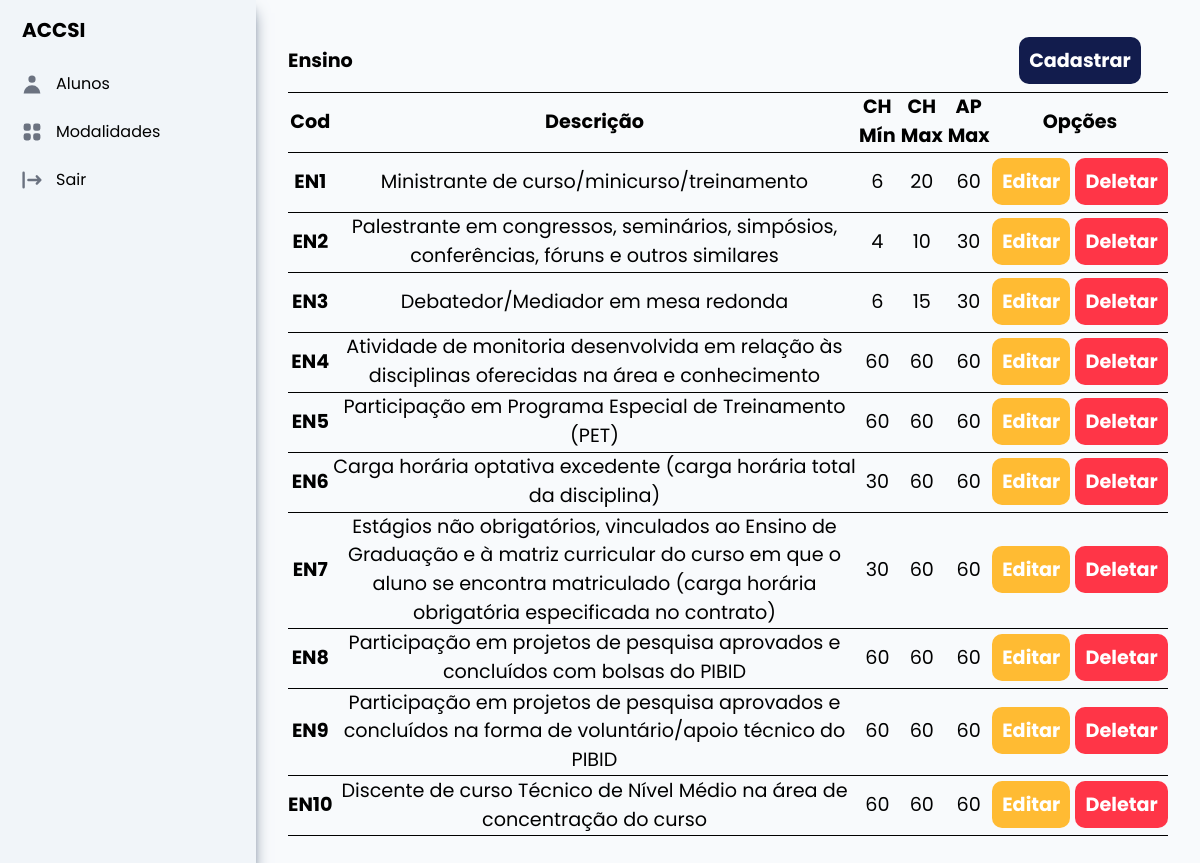
Page /atividade/ensino (signed in) on the earlier database version.
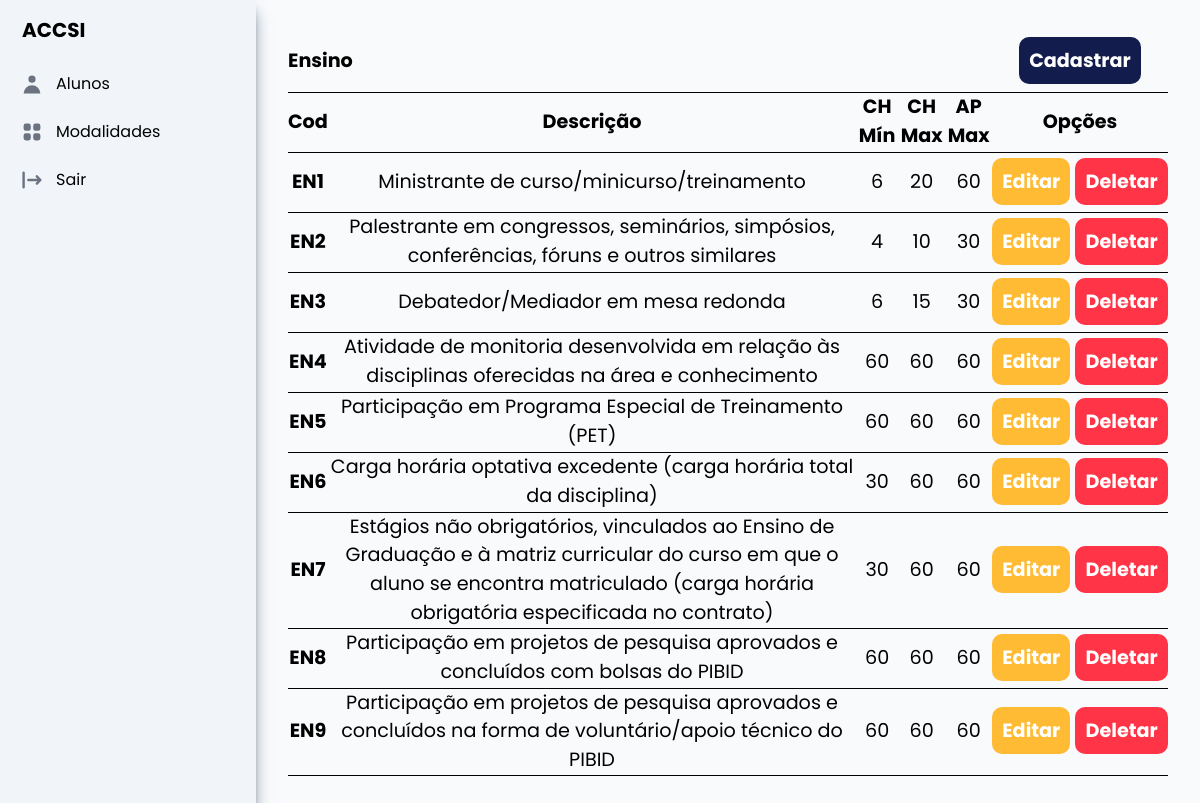
Same page on the later database version.
### atividade/models.py (models this page shows, shortened)
class Atividade(models.Model):
    id_atividade = models.AutoField(primary_key=True)
    codigo = models.CharField(unique=True, max_length=5)
    modalidade = models.ForeignKey(Modalidade, on_delete=models.CASCADE)
    descricao = models.CharField(max_length=250)
    ch_min = models.IntegerField()
    ch_max = models.IntegerField()
    ap_max = models.IntegerField()

### atividade/views.py (the view)
# urls.py: path('ensino', views.ListarEnsino.as_view(), name="listar_atividade_ensino"),
@method_decorator(login_required, name='dispatch')
class ListarEnsino(ListView):
    template_name = 'ensino/listar_ensino.html'
    model = Atividade
    context_object_name = 'atividades'
    def get_queryset(self):
        queryset = super().get_queryset()
        queryset = queryset.filter(modalidade=Modalidade.objects.get(id_modalidade=1))
        return queryset

### atividade/templates/ensino/listar_ensino.html
{% extends 'base.html' %}
{% load static %}
{% block style %}
    <link rel="stylesheet" href="{% static 'css/tabelas.css' %}" />
{% endblock %}
{% block conteudo %}
    <div>
        <table>
            <thead>
                <tr>
                    <th colspan="5" style="text-align: start">Ensino</th>
                    <th colspan="1" style="justify-content: end">
                        <a class="cad" href="{% url 'cadastrar_atividade_ensino' %}">Cadastrar</a>
                    </th>
                </tr>
                <tr>
                    <th scope="col">Cod</th>
                    <th scope="col">Descrição</th>
                    <th scope="col">CH Mín</th>
                    <th scope="col">CH Max</th>
                    <th scope="col">AP Max</th>
                    <th scope="col" style="width: 20%">Opções</th>
                </tr>
            </thead>
            <tbody>
                {% for atividade in atividades %}
                    <tr>
                        <th scope="row">{{ atividade.codigo }}</th>
                        <td>{{ atividade.descricao }}</td>
                        <td>{{ atividade.ch_min }}</td>
                        <td>{{ atividade.ch_max }}</td>
                        <td>{{ atividade.ap_max }}</td>
                        <td>
                            <a class="edit"
                               href="{% url 'editar_atividade_ensino' atividade.id_atividade %}">Editar</a>
                            <a class="delete"
                               href="{% url 'apagar_atividade_ensino' atividade.id_atividade %}">Deletar</a>
                        </td>
                    </tr>
                {% endfor %}
            </tbody>
        </table>
    </div>
{% endblock %}

Differences in the rows shown:
removed Atividade: codigo "EN10", descricao "Discente de curso Técnico de Nível Médio na área de concentração do curso", ch_min "60", ch_max "60", ap_max "60"
